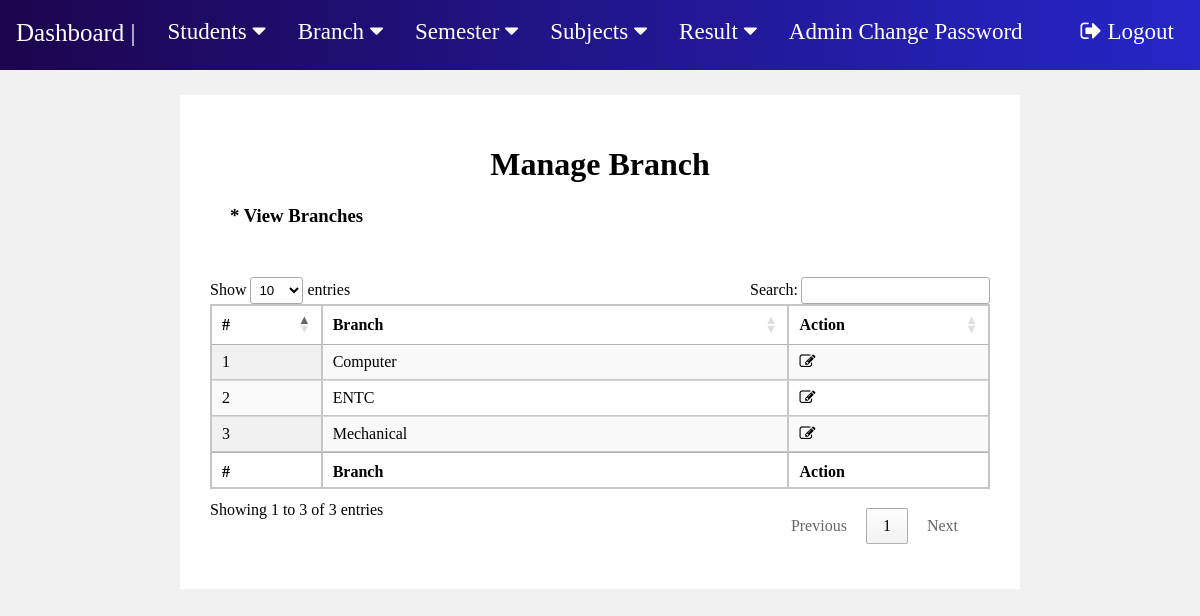
The page /manage-branch.php (signed in) on the database its author committed.
### tables this page shows
CREATE TABLE `branch` (
  `branch_id` int(50) NOT NULL,
  `branch` varchar(100) NOT NULL
);

### manage-branch.php (the view, shortened to what this page needs)
<?php
include "includes/connection.php";
?>
<!DOCTYPE html>
<html lang="en">
<head>
    <link rel="stylesheet" type="text/css" href="css/fp1.css?version=51">
	<link rel="stylesheet" href=
"https://cdn.datatables.net/1.10.22/css/jquery.dataTables.min.css" />
</head>
<body>
    <?php include "nav.php";?>
    <div class="m2">
        <h1 style="text-align:center;">Manage Branch</h1>
        <h3 style="margin : 20px; margin-bottom:50px">* View Branches</h3>
        <table id="tableID" class="display" >
            <thead  >
                <tr >
                    <th >#</th>
                    <th style="width : 60%">Branch</th>
                    <th>Action</th>
                </tr>
            </thead>
            <tfoot>
                <tr>
                    <th >#</th>
                    <th style="width : 60%">Branch</th>
                    <th>Action</th>
                </tr>
            </tfoot>
            <tbody>
<?php
$sql = "SELECT branch.branch_id,branch.branch from branch";
$result = mysqli_query($conn, $sql);
$c = 1;
$num = mysqli_num_rows($result);
if($num > 0){
    while($row = mysqli_fetch_assoc($result)){
        ?>
        <tr>
            <td><?php echo $c;?></td>
            <td><?php echo $row['branch'];?></td>
            <td><a href="edit-branch.php?bid=<?php echo $row['branch_id'];?>"><i class="fa fa-edit" title="Edit Record"></i> </a></td>
        </tr>
        <?php
        $c++;
    }
}
?>
            </tbody>
        </table>
    </div>
</body>
</html>

### css/fp1.css (style rules this page uses)
body { background-color: rgb(241, 241, 241); margin: 0; }
table { border: 1px solid rgb(199, 197, 197); margin: auto auto; border-collapse: collapse; width: 95%; margin-bottom: 50px; }
th, td { border-collapse: collapse; padding: 8px; text-align: left; border: 1px solid rgb(199, 197, 197); border-collapse: collapse; }
th { text-align: left; }
a { text-decoration: none; color: black; }
.m2 { background-color:White; border: 30px solid white; margin : 25px auto; width: 65%; }

### rows shown on the page
branch: branch "Computer"
branch: branch "ENTC"
branch: branch "Mechanical"
